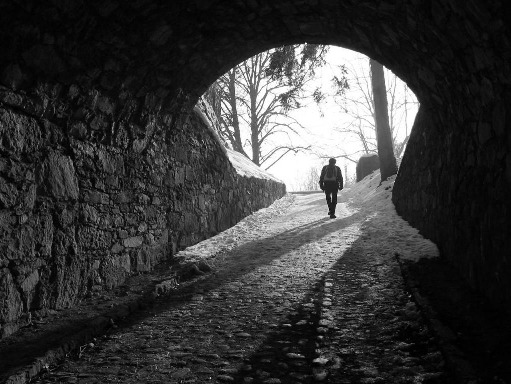
#> input picture images/tunel.jpeg, 511 x 384 px
$ python histogramas.py
#> lines starting #> are read from the running program, lines starting #| are printed output that depends on the picture
#histogramas
import cv2 as cv
import matplotlib.pyplot as plt
import numpy as np

img= cv.imread("./images/tunel.jpeg")
#> img is the input picture: shape (384, 511, 3); min 0, max 255, mean 56.8
cv.imshow("Imagen Original", img)

#histograma de una imagen
histogram= cv.calcHist([img], [0], None, [256], [0,256])
#> histogram = 256 values, max 5804 at index 10, min 94 at index 180, mean 766.5
plt.figure(1)
plt.plot(histogram)
plt.show()
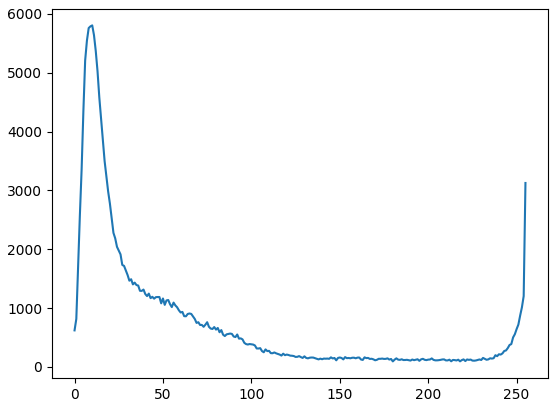
#> figure drawn by matplotlib, 1 panel; curve peaks at x = 10, y = 5804

# [9 lines of commented-out code are left out]
img_gray= cv.cvtColor(img, cv.COLOR_BGR2GRAY)
histogram= cv.calcHist([img_gray], [0], None, [256], [0,256])
plt.figure(2)
plt.plot(histogram)
plt.show()

img_eq= cv.equalizeHist(img_gray)
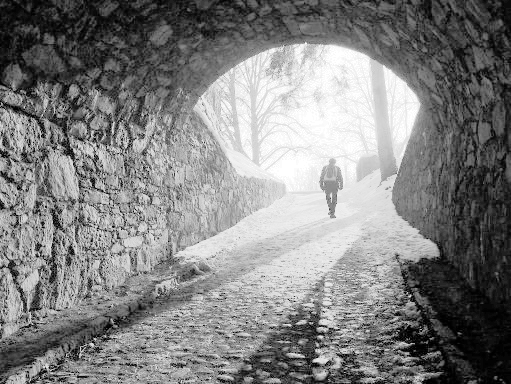
#> img_eq: shape (384, 511); min 0, max 255, mean 128.8
histogram_eq= cv.calcHist([img_eq], [0], None, [256], [0,256])
#> histogram_eq = 256 values, max 5804 at index 53, min 0 at index 2, mean 766.5
plt.figure(3)
plt.plot(histogram_eq)
plt.show()
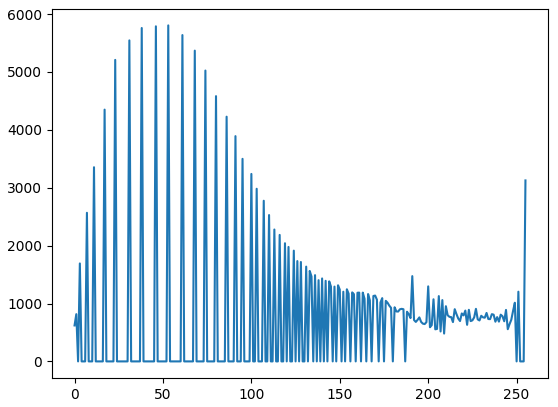
#> figure drawn by matplotlib, 1 panel; curve peaks at x = 53, y = 5804
cv.imshow("Imagen Ecualizada", img_eq)

#histograma ecualizado a color
img_eq_color= cv.cvtColor(img, cv.COLOR_BGR2HSV)
#> img_eq_color: shape (384, 511, 3); mean H, S, V 0, 0, 56.8
img_eq_color[:,:,2]= cv.equalizeHist(img_eq_color[:,:,2])
#> img_eq_color: shape (384, 511, 3); mean H, S, V 0, 0, 128.8
img_eq_color= cv.cvtColor(img_eq_color, cv.COLOR_HSV2BGR)
cv.imshow("Imagen Ecualizada a Color", img_eq_color)

#imagen gamma funcion
def gamma_correction(image, gamma):
#> called with gamma = 1.2
    invGamma= 1/gamma
    table= [((i/255.0) ** invGamma) * 255 for i in range(256)]
    table= np.array(table, np.uint8)
    return cv.LUT(image, table)
img_gamma_corrected= gamma_correction(img, 1.2)
cv.imshow("Imagen con Correccion Gamma", img_gamma_corrected)

#clahe
clahe= cv.createCLAHE(clipLimit=2.0, tileGridSize=(8,8))
img_clahe= clahe.apply(img_gray)
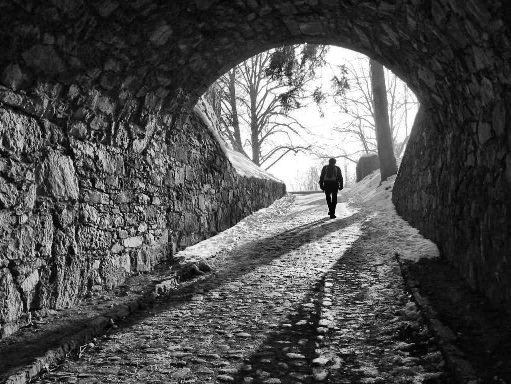
#> img_clahe: shape (384, 511); min 0, max 255, mean 80.7
cv.imshow("Imagen con CLAHE", img_clahe)


cv.waitKey(0)
cv.destroyAllWindows()

$ run again, with images/EchoCardiogram.png saved as images/tunel.jpeg
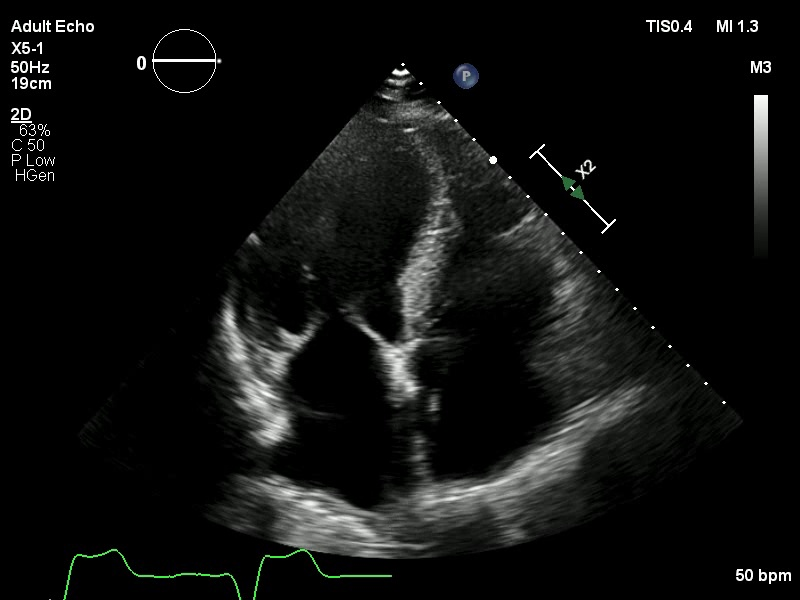
#> input picture images/EchoCardiogram.png, 800 x 600 px
#> img is the input picture: shape (600, 800, 3); mean B, G, R 15.5, 16.4, 15.7
#> `histogram= cv.calcHist([img], [0], None, [256], [0,256])`: histogram = 256 values, max 324324 at index 0, min 10 at index 237, mean 1875
#> `plt.show()`:
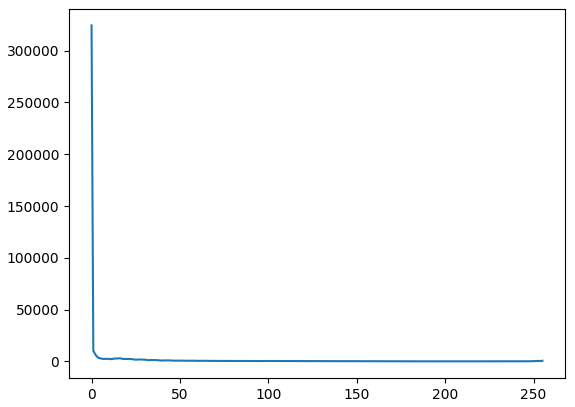
#> figure drawn by matplotlib, 1 panel; curve peaks at x = 0, y = 324324
#> `histogram= cv.calcHist([img_gray], [0], None, [256], [0,256])`: histogram = 256 values, max 315923 at index 0, min 10 at index 239, mean 1875
#> histogram_eq = 256 values, max 315923 at index 0, min 0 at index 1, mean 1875
#> `img_clahe= clahe.apply(img_gray)`:
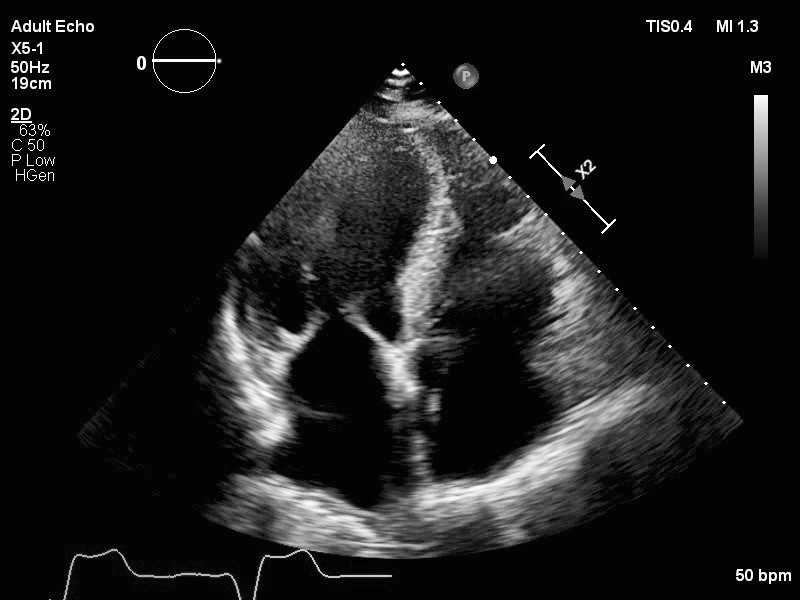
#> img_clahe: shape (600, 800); min 2, max 255, mean 27.8
